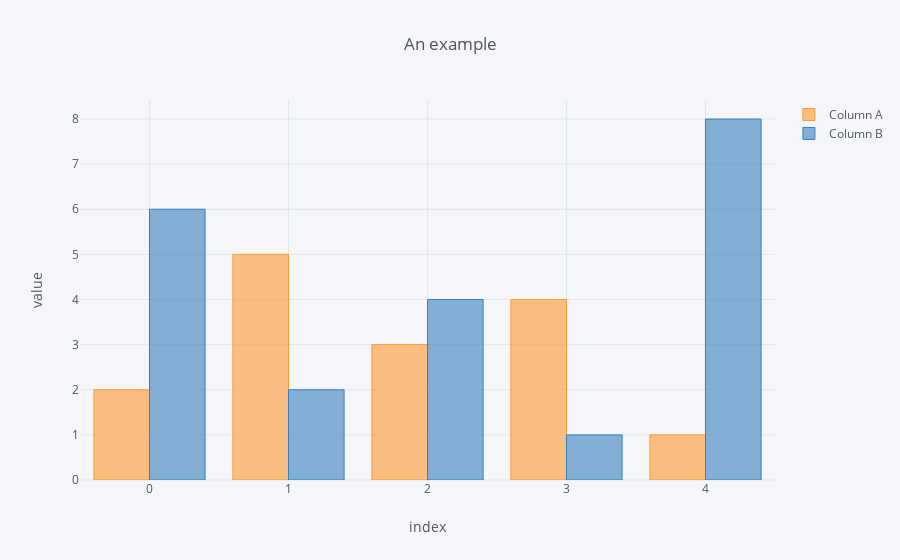

Source (notebook cell):
### Code cell
# Set layout assets individually
df.iplot(kind='bar', title='An example', xTitle='index', yTitle='value')

### Figure 1 — Plotly figure (JSON) as saved in the notebook; plotly's stock layout.template omitted (floating-point values rounded to 4 significant figures)
{"data": [{"marker": {"color": "rgba(255, 153, 51, 0.6)", "line": {"color": "rgba(255, 153, 51, 1.0)", "width": 1}}, "name": "Column A", "orientation": "v", "text": "", "type": "bar", "uid": "5a2945", "x": [0, 1, 2, 3, 4], "y": [2, 5, 3, 4, 1]}, {"marker": {"color": "rgba(55, 128, 191, 0.6)", "line": {"color": "rgba(55, 128, 191, 1.0)", "width": 1}}, "name": "Column B", "orientation": "v", "text": "", "type": "bar", "uid": "5ec3d3", "x": [0, 1, 2, 3, 4], "y": [6, 2, 4, 1, 8]}], "layout": {"autosize": true, "legend": {"bgcolor": "#F5F6F9", "font": {"color": "#4D5663"}}, "paper_bgcolor": "#F5F6F9", "plot_bgcolor": "#F5F6F9", "title": "An example", "titlefont": {"color": "#4D5663"}, "xaxis": {"autorange": true, "gridcolor": "#E1E5ED", "range": [-0.5, 4.5], "showgrid": true, "tickfont": {"color": "#4D5663"}, "title": "index", "titlefont": {"color": "#4D5663"}, "type": "linear", "zerolinecolor": "#E1E5ED"}, "yaxis": {"autorange": true, "gridcolor": "#E1E5ED", "range": [0, 8.421], "showgrid": true, "tickfont": {"color": "#4D5663"}, "title": "value", "titlefont": {"color": "#4D5663"}, "type": "linear", "zerolinecolor": "#E1E5ED"}}}
